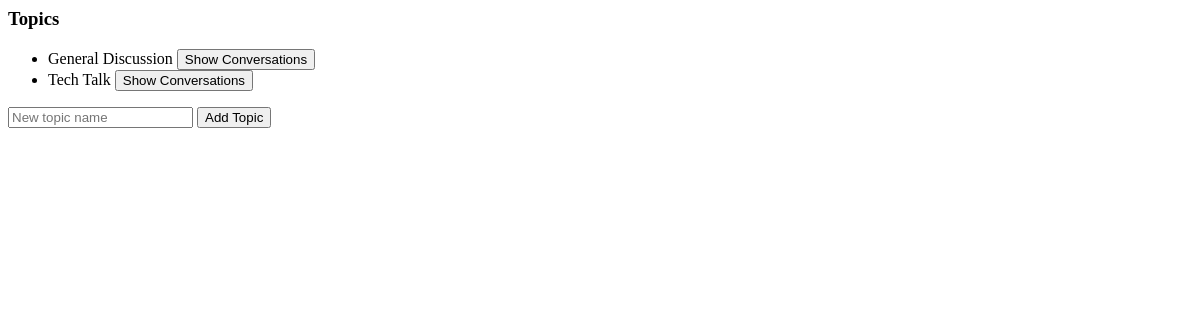
/topics, run on an earlier commit of the app's database.
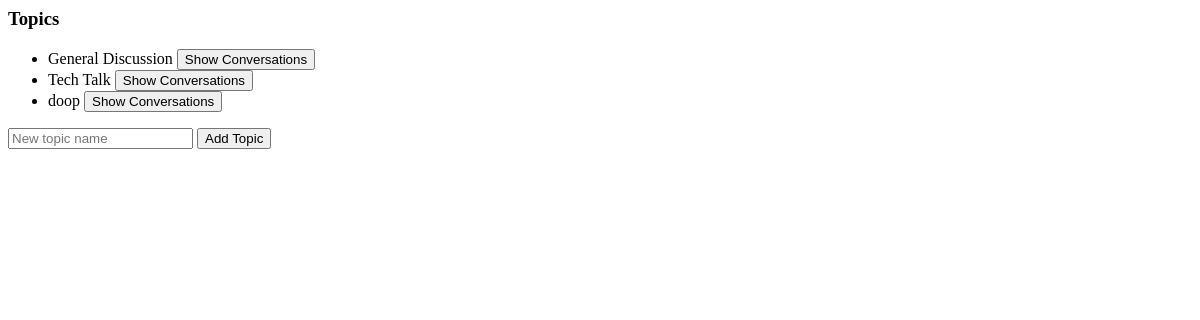
And on a later commit of the database.
### tables this page shows
CREATE TABLE Topics (
    id INTEGER PRIMARY KEY AUTOINCREMENT,
    name TEXT NOT NULL UNIQUE,
    description TEXT,
    created_at TIMESTAMP DEFAULT CURRENT_TIMESTAMP
);

### server.py (the view)
@app.api_route("/topics", methods=["GET", "POST"], response_class=HTMLResponse)
async def topics(request: Request, x_user: int = Header(default=1), topic_name: str = Form(default=None)):
    if x_user is None:
        raise HTTPException(status_code=400, detail="Missing x_user header")
    user = db.get_user(x_user)
    if not user:
        raise HTTPException(status_code=404, detail="User not found")
    if request.method == "POST":
        if not topic_name:
            raise HTTPException(status_code=400, detail="Topic name is required")
        topic = db.create_topic(topic_name, description=None)  # Use the existing create_topic method
        db.subscribe_to_topic(topic.id, user.id)
    topics = db.get_subscribed_topics(user.id)
    data = {
        "request": request,
        "topics": topics,
        "user": user,
    }
    return templates.TemplateResponse("topics.html", data)

### templates/topics.html (shortened to what this page needs)
<div id="topics">
    <h3>Topics</h3>
    <ul>
        {% for topic in topics %}
        <li>
            <div>
                <span>{{ topic.name }}</span>
                <button hx-get="/topics/{{ topic.id }}/conversations" hx-target="#conversations-{{ topic.id }}" hx-swap="outerHTML">
                    Show Conversations
                </button>
            </div>
        </li>
        {% endfor %}
    </ul>
    <form hx-post="/topics" hx-target="#topics" hx-swap="outerHTML">
        <input type="text" name="topic_name" placeholder="New topic name" required />
        <button type="submit">Add Topic</button>
    </form>
</div>

What changed in the data, as far as the page shows it:
added Topics: name "doop"
